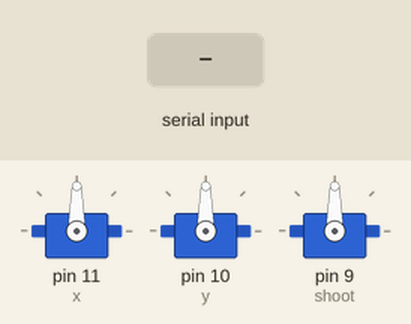
A sketch run on a simulated Arduino Uno, built with avr-gcc and run on an emulated ATmega328P. Parts: 3 × servo. The test bench sets the inputs (shaded band). What the sketch prints to the serial monitor is not drawn.

Above: at 1.2 s.
1.3 s: "S90\n" received over Serial
At 1.4 s:
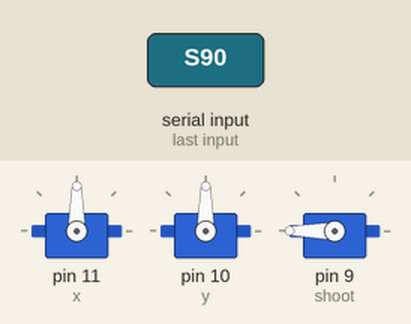
3.0 s: "X90\n" received over Serial
Timing chart, 0 to 6.0 s (numbered marks = the images above; inputs shaded):
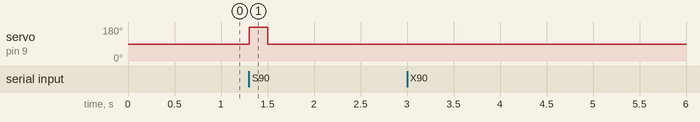

The sketch:

Face_Tracking_ard.ino
```cpp
#include <Servo.h>

// Servos:
Servo x, y, shoot;  // Declare the shoot servo
int width = 640, height = 480;  // total resolution of the video
int targetX = width / 2, targetY = height / 2;  // target positions

// For precise speed PID:
double Kp = 0.04, Ki = 0.015, Kd = 0.01;
int prevErrorX = 0, prevErrorY = 0;
int integralX = 0, integralY = 0;

// Ultrasonic:
// const int trigPin = 13;
// const int echoPin = 12;
// long duration;
// int distance;

void setup() {
  Serial.begin(9600);
  // pinMode(trigPin, OUTPUT);
  // pinMode(echoPin, INPUT);
  x.attach(11);
  y.attach(10);
  shoot.attach(9);  // Attach the shoot servo to pin 9
  x.write(90);  // Start at 90 position for X axis
  y.write(90);  // Start at 90 position for Y axis
}

void loop() {
  char receivedChar;
  if (Serial.available() > 0) {
    receivedChar = Serial.read();

    // Ultrasonic sensor measurements
    //digitalWrite(trigPin, LOW);
    // delayMicroseconds(2);
    // digitalWrite(trigPin, HIGH);
    // delayMicroseconds(2);
    // digitalWrite(trigPin, LOW);
    // duration = pulseIn(echoPin, HIGH);
    // distance = (duration * 0.0343) / 2;\
    // Serial.print("Distance: ");
    // Serial.println(distance);

    if (receivedChar == 'X') {
      delay(10);
      int x_mid = Serial.parseInt();
      Serial.print("Received X: ");
      Serial.println(x_mid);

      if (Serial.read() == 'Y') {
        delay(10);
        int y_mid = Serial.parseInt();
        Serial.print("Received Y: ");
        Serial.println(y_mid);

        int errorX = targetX - x_mid;
        int errorY = targetY - y_mid;

        integralX += errorX;
        integralY += errorY;

        int derivativeX = errorX - prevErrorX;
        int derivativeY = errorY - prevErrorY;

        int outputX = Kp * errorX + Ki * integralX + Kd * derivativeX;
        int outputY = Kp * errorY + Ki * integralY + Kd * derivativeY;

        x.write(90 - outputX);  // 90° is the center position
        y.write(90 - outputY);  // 90° is the center position

        prevErrorX = errorX;
        prevErrorY = errorY;
      }
    }

    if (receivedChar == 'S') {
      shoot.write(360);
      delay(200);
      shoot.write(90);
      delay(100);
    }
  }
}
```

Measured:
- after the input at 1.3 s, servo on pin 9 (shoot): 90° → 180° at once, → 90° 0.20 s later
- after the input at 3.0 s, every drawn part: stays the same
